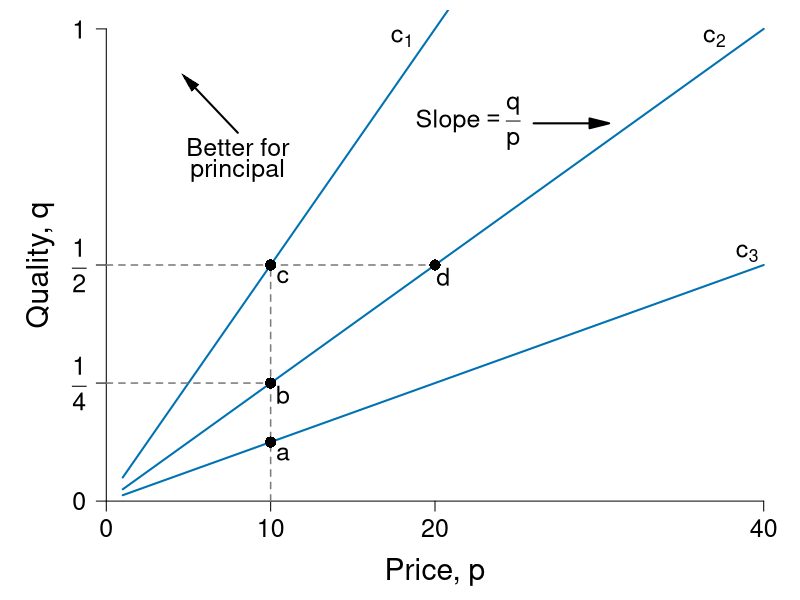

Generate this figure with R:
require(ggplot2)
require(shape)
pdf(file = "information_power/principal_isocosts.pdf", width = 9, height = 7)

#Set parameters for graphics
axislabelsize <- 1.8
labelsize <- 1.5
namesize <- 1.8
annotatesize <- 1.5
graphlinewidth <- 2
segmentlinewidth <- 1.5

COL <- c("#7fc97f", "#beaed4", "#fdc086", "#ffff99", "#386cb0", "#f0027f", "#bf5b17", "#666666")
COLA <- c("#e0f3db", "#99d8c9","#66c2a4","#41ae76", "#238b45", "#005824")
COLB <- c("#c6dbef", "#4eb3d3", "#2b8cbe", "#0868ac","#084081")
COLC <- c("#fcfbfd", "#efedf5", "#dadaeb", "#bcbddc", "#9e9ac8", "#807dba", "#6a51a3", "#54278f", "#3f007d")
grays <- gray.colors(25, start = 1, end = 0)
CBCols <- c("#009E73","#0072B2","#E69F00","#CC79A7", "#F0E442")


solowCondition <- function(p, delta = 5, slope = 8){
  (p*(1/(slope*delta)))
}

par(mar =  c(4, 4, 0.5, 0.5))
xlims <- c(0, 40)
ylims <- c(0, 1)


plot(0, 0, xlim = xlims, ylim = ylims, type = "n",
     xlab = "",
     ylab = "",
     xaxt = "n", yaxt = "n", cex.lab = axislabelsize, bty = "n")

npts <- 500 
npts2 <- 501
#Specify the sequences of points for graphing. 
xx1 <- seq(10, xlims[2], length.out = npts)
xx2 <- seq(1, xlims[2], length.out = npts)

#Draw the lines for the graphs
lines(xx2, solowCondition(xx2, delta = 5, slope = 4), col = CBCols[2], lwd = graphlinewidth)
lines(xx2, solowCondition(xx2, delta = 5), col = CBCols[2], lwd = graphlinewidth)
lines(xx2, solowCondition(xx2, delta = 5, slope = 16), col = CBCols[2], lwd = graphlinewidth)

#Customize ticks and labels for the plot
ticksy <- c(0, NA, 0.25, 0.5, 1)
ylabels <- c(0, NA,expression(paste(frac(1,4))),expression(paste(frac(1,2))), 1)
ticksx <- c(0, 10, 20, 40)
xlabels <- c(0, 10, 20, 40)
axis(1, at = ticksx, pos = 0, labels = xlabels, cex.axis = annotatesize)
axis(2, at = ticksy, pos = 0, labels = ylabels, las = 1, cex.axis = annotatesize)

mtext(expression(paste("Price, ", p)), side=1, line = 2.5, cex = axislabelsize)
text(-4, ylims[2] - 0.5*(ylims[2] - ylims[1]), expression(paste("Quality, ", q)), xpd = TRUE, cex = axislabelsize, srt = 90) 


#Annotation of the three graphs and the NE
# text(18, 0.98, expression(paste(pi[3])), cex = annotatesize)
# text(37, 0.98, expression(paste(pi[2])), cex = annotatesize)
# text(39, 0.525, expression(paste(pi[1])), cex = annotatesize)
text(18, 0.98, expression(paste(c[1])), cex = annotatesize)
text(37, 0.98, expression(paste(c[2])), cex = annotatesize)
text(39, 0.525, expression(paste(c[3])), cex = annotatesize)

#Lines for the coordinates of the Nash equilbrium
segments(0, 0.5, 20, 0.5, lty = 2, col = grays[20], lwd = segmentlinewidth)
segments(10, 0, 10, 0.5, lty = 2, col = grays[20], lwd = segmentlinewidth)
segments(0, 0.25, 10, 0.25, lty = 2, col = grays[20], lwd = segmentlinewidth)
#segments(0, 0.125, 10, 0.125, lty = 2, col = grays[20], lwd = segmentlinewidth)

#Add a point for the NE
points(20, 0.5, pch = 16, col = "black", cex = 1.5)
text(20 + 0.5, 0.5 - 0.025, expression(paste(d)), cex = annotatesize)

points(10, 0.5, pch = 16, col = "black", cex = 1.5)
text(10 + 0.75, 0.5 - 0.025, expression(paste(c)), cex = annotatesize)

points(10, 0.25, pch = 16, col = "black", cex = 1.5)
text(10 + 0.75, 0.25  - 0.025, expression(paste(b)), cex = annotatesize)

points(10, 0.125, pch = 16, col = "black", cex = 1.5)
text(10 + 0.75, 0.125 - 0.025, expression(paste(a)), cex = annotatesize)

#Arrow to Slope of BRF
# Arrows(14.2, 0.12, 12.2, 0.12, col = "black", lty = 1, lwd = 2, arr.type = "triangle")
# text(16.8, 0.12, expression(paste("Slope = ", q[p])))

#Arrow to Slope of isoprofit
Arrows(26, 0.80, 30, 0.80, col = "black", lty = 1, lwd = 2, arr.type = "triangle")
text(22, 0.80, expression(paste("Slope", phantom() == frac(q, p))), cex = annotatesize)

text(8, 0.75, expression("Better for"), cex = labelsize)
text(8, 0.7, expression("principal"), cex = labelsize)
Arrows(8, 0.78, 5, 0.89, col = "black", lty = 1, lwd = 2, arr.type = "triangle", arr.lwd = 0.5)


#Arrows(20, 0.15, 25, 0.22, col = "black", lty = 1, lwd = 2, arr.type = "triangle")
#text(22, 0.10, expression(paste("Better for principal")), cex = annotatesize)



dev.off()
